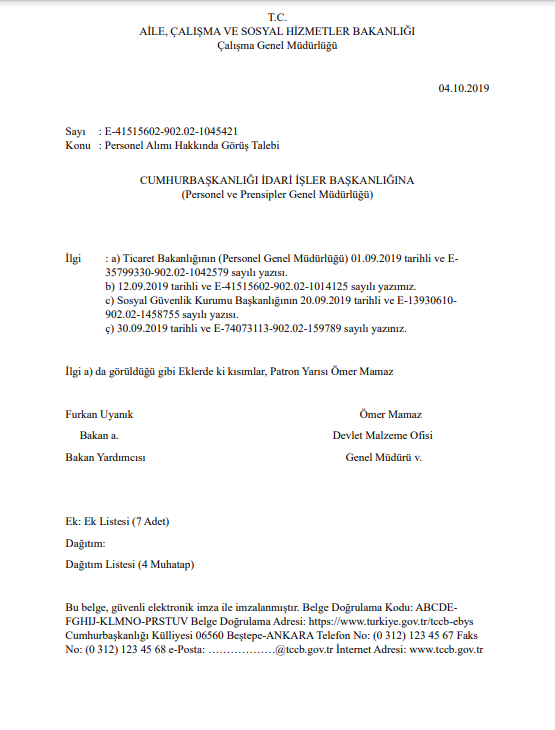
#> input picture deneme.png, 555 x 730 px
$ python -i table_structure_processor.py   (imports and definitions only)
#> lines starting #> are read from the running program, lines starting #| are printed output that depends on the picture; after the words box and inside, x2 and y2 are one past the last pixel; in counts of white or black regions, pixels touching at a corner belong together
import os
import cv2
import numpy as np
from PIL import Image
import logging
try:
    from rich.progress import Progress, SpinnerColumn, TextColumn
    HAS_RICH = True
except ImportError:
    HAS_RICH = False

class TableDetector:
    """Görüntülerdeki tabloları tespit eden ve işleyen sınıf."""

    def detect_tables(self, file_path, local=True, debug_dir=None, debug=False):
        """
        Bir görüntüdeki tabloları tespit eder ve kırpar.

        Args:
            file_path: Görüntü dosyasının yolu.
            local: Yerel çalışma modu.
            debug_dir: Hata ayıklama çıktıları için klasör.
            debug: Hata ayıklama bayrağı.

        Returns:
            list: Kırpılmış tablo görüntüleri listesi.
        """
#> called with file_path = 'deneme.png', local = True, debug = False
        try:
            # Görüntüyü yükle
            image = cv2.imread(file_path)
#> image is the input picture: shape (730, 555, 3); mean B, G, R 247.8, 247.8, 247.8
            if image is None:
                if debug:
                    print(f"Görüntü yüklenemedi: {file_path}")
                return []

            # Görüntüyü gri tonlamaya dönüştür
            gray = cv2.cvtColor(image, cv2.COLOR_BGR2GRAY)

            # Kenarları algıla
            task_description = "Tablo kenarları algılanıyor..."
            def task_call():
                edges = cv2.Canny(gray, 100, 200)
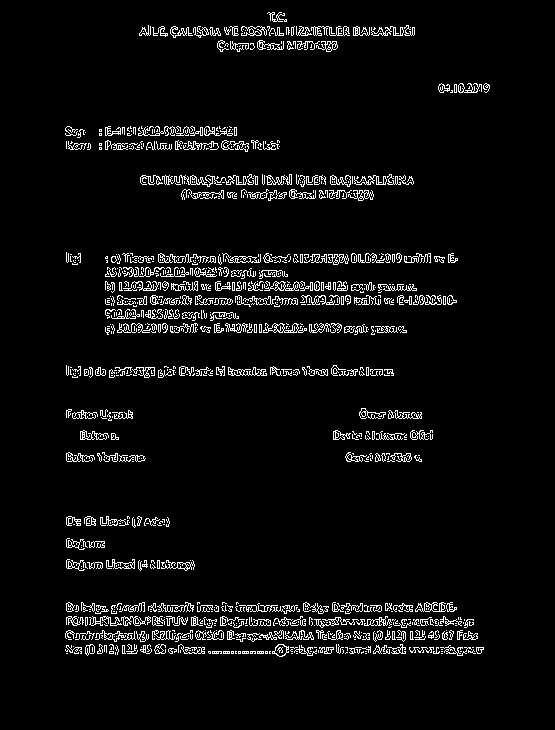
#> edges: shape (730, 555); 4.9% white in thin lines or dots, all inside (x1, y1, x2, y2) = (65, 12, 490, 657)
                return edges
            edges = self.invoke_pipeline_step(task_call, task_description, local)

            # Çizgileri algıla (Hough dönüşümü)
            task_description = "Tablo çizgileri algılanıyor..."
            def task_call():
                lines = cv2.HoughLinesP(edges, 1, np.pi/180, threshold=100, minLineLength=100, maxLineGap=10)
#> lines = 80 rows, first 6: [66, 619, 473, 619], [68, 639, 475, 639], [66, 651, 481, 651], [184, 653, 405, 653], [67, 611, 453, 611], [106, 304, 451, 304]
                return lines
            lines = self.invoke_pipeline_step(task_call, task_description, local)
#> in invoke_pipeline_step (call 2), `ret = task_call()`: ret has the same summary as lines in task_call

            if lines is None:
                if debug:
                    print("Çizgi bulunamadı.")
                return []

            # Görüntü boyutlarını al
            height, width = gray.shape
#> height = 730; width = 555

            # Yatay ve dikey çizgileri ayır
            horizontal_lines = []
            vertical_lines = []
            for line in lines:
                x1, y1, x2, y2 = line[0]
                if abs(x2 - x1) > abs(y2 - y1):  # Yatay çizgi
                    horizontal_lines.append((x1, y1, x2, y2))
                else:  # Dikey çizgi
                    vertical_lines.append((x1, y1, x2, y2))
#> this loop made 80 passes
#> (x1, y1, x2, y2) on passes 1 to 12: (66, 619, 473, 619), (68, 639, 475, 639), (66, 651, 481, 651), (184, 653, 405, 653), (67, 611, 453, 611), (106, 304, 451, 304), (332, 605, 449, 605), (105, 302, 456, 302), (191, 625, 333, 625), (106, 262, 454, 262), (66, 623, 473, 623), (65, 637, 477, 637)
#> after the loop, horizontal_lines = 80 items, first 6: (66, 619, 473, 619), (68, 639, 475, 639), (66, 651, 481, 651), (184, 653, 405, 653), (67, 611, 453, 611), (106, 304, 451, 304); vertical_lines = []

            # Tablo sınırlarını belirle (basit yaklaşım)
            def find_table_boundaries():
                if not horizontal_lines or not vertical_lines:
                    return None

                # En soldaki ve en sağdaki dikey çizgiler
                min_x = width
                max_x = 0
                for x1, y1, x2, y2 in vertical_lines:
                    min_x = min(min_x, min(x1, x2))
                    max_x = max(max_x, max(x1, x2))

                # En üstteki ve en alttaki yatay çizgiler
                min_y = height
                max_y = 0
                for x1, y1, x2, y2 in horizontal_lines:
                    min_y = min(min_y, min(y1, y2))
                    max_y = max(max_y, max(y1, y2))

                # Çok küçük alanları filtreleme
                if max_x - min_x < width * 0.1 or max_y - min_y < height * 0.1:
                    return None

                return [min_x, min_y, max_x, max_y]

            task_description = "Tablo sınırları belirleniyor..."
            table_boundaries = self.invoke_pipeline_step(find_table_boundaries, task_description, local)

            if not table_boundaries:
                if debug:
                    print("Tablo sınırları belirlenemedi.")
                return []

            # Tabloyu kırp
            min_x, min_y, max_x, max_y = table_boundaries
            # Sınırları genişlet
            padding = 10
            min_x = max(0, min_x - padding)
            min_y = max(0, min_y - padding)
            max_x = min(width, max_x + padding)
            max_y = min(height, max_y + padding)

            table_image = image[min_y:max_y, min_x:max_x]

            # Kırpılmış görüntüyü PIL formatına dönüştür ve kaydet
            table_image_pil = Image.fromarray(cv2.cvtColor(table_image, cv2.COLOR_BGR2RGB))

            # Hata ayıklama için görüntüleri kaydet
            if debug and debug_dir:
                task_description = "Hata ayıklama görüntüleri kaydediliyor..."
                def save_debug_images():
                    # Orijinal görüntü
                    original = Image.fromarray(cv2.cvtColor(image, cv2.COLOR_BGR2RGB))
                    original.save(os.path.join(debug_dir, "original.png"))

                    # Kenarlar
                    edges_img = Image.fromarray(edges)
                    edges_img.save(os.path.join(debug_dir, "edges.png"))

                    # Tablo
                    table_image_pil.save(os.path.join(debug_dir, "table.png"))

                self.invoke_pipeline_step(save_debug_images, task_description, local)

            return [table_image_pil]

        except Exception as e:
            logging.error(f"Tablo algılama hatası: {e}")
            return []

    @staticmethod
    def invoke_pipeline_step(task_call, task_description, local):
        """
        Boru hattı adımını çağırır ve görsel ilerleme gösterir.

        Args:
            task_call: Çağrılacak görev fonksiyonu.
            task_description: Görev açıklaması.
            local: Yerel çalışma modu.

        Returns:
            Görev çağrısının sonucu.
        """
        if local and HAS_RICH:
            with Progress(
                    SpinnerColumn(),
                    TextColumn("[progress.description]{task.description}"),
                    transient=False,
            ) as progress:
                progress.add_task(description=task_description, total=None)
                ret = task_call()
        else:
            print(task_description)
            ret = task_call()

        return ret

>>> result = TableDetector().detect_tables('deneme.png')

$ run again, on fatura.png
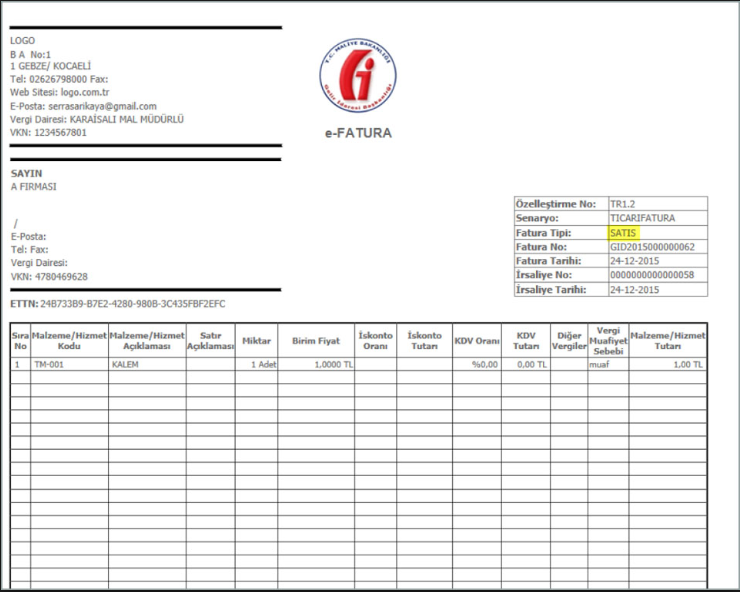
#> input picture fatura.png, 740 x 592 px
#> in detect_tables, image is the input picture: shape (592, 740, 3); mean B, G, R 239.3, 239.5, 239.8
#> in task_call, `edges = cv2.Canny(gray, 100, 200)`:
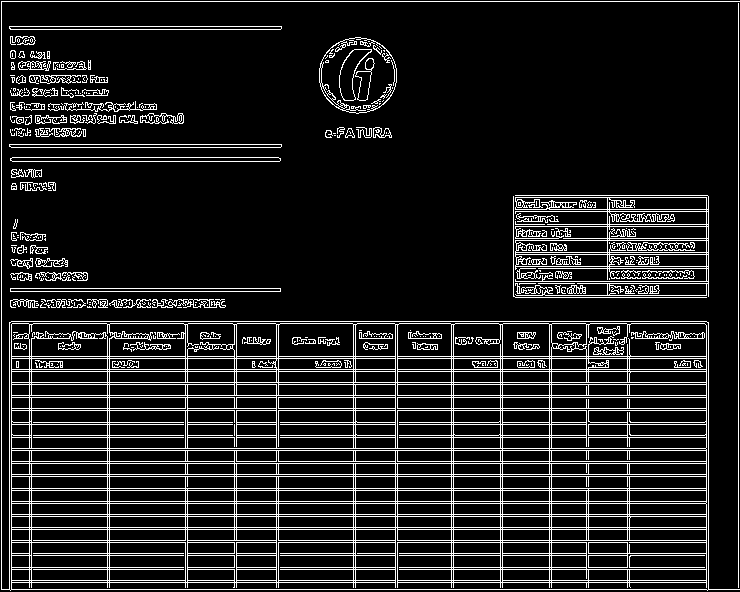
#> edges: shape (592, 740); 12.2% white in thin lines or dots
#> in task_call, `lines = cv2.HoughLinesP(edges, 1, np.pi/180, threshold=100, minLineLen..`: lines = 108 rows, first 6: [1, 589, 739, 589], [1, 488, 708, 488], [1, 529, 708, 529], [1, 395, 708, 395], [1, 424, 708, 424], [1, 356, 708, 356]
#> ret has the same summary as lines in task_call
#> the loop in detect_tables, `for line in lines:` made 108 passes
#> after the loop in detect_tables, `for line in lines:`: horizontal_lines = 77 items, first 6: (1, 589, 739, 589), (1, 488, 708, 488), (1, 529, 708, 529), (1, 395, 708, 395), (1, 424, 708, 424), (1, 356, 708, 356); vertical_lines = 31 items, first 6: (738, 587, 738, 3), (1, 588, 1, 2), (708, 588, 708, 322), (706, 587, 706, 325), (549, 587, 549, 324), (551, 297, 551, 195)
#> the loop in find_table_boundaries, `for x1, y1, x2, y2 in vertical_lines:` made 31 passes
#> (x1, y1, x2, y2, min_x) on passes 1 to 8: (738, 587, 738, 3, 738), (1, 588, 1, 2, 1), (708, 588, 708, 322, 1), (706, 587, 706, 325, 1), (549, 587, 549, 324, 1), (551, 297, 551, 195, 1), (11, 588, 11, 324, 1), (31, 587, 31, 324, 1)
#> the loop in find_table_boundaries, `for x1, y1, x2, y2 in horizontal_lines:` made 77 passes
#> (x1, y1, x2, y2, min_y) on passes 1 to 8: (1, 589, 739, 589, 589), (1, 488, 708, 488, 488), (1, 529, 708, 529, 488), (1, 395, 708, 395, 395), (1, 424, 708, 424, 395), (1, 356, 708, 356, 356), (1, 369, 708, 369, 356), (1, 501, 708, 501, 356)
#> table_boundaries = [1, 1, 738, 589]
#> in detect_tables, `min_x, min_y, max_x, max_y = table_boundaries`: min_x = 1; max_x = 738; max_y = 589
#> in detect_tables, `min_x = max(0, min_x - padding)`: min_x = 0
#> in detect_tables, `max_x = min(width, max_x + padding)`: max_x = 740
#> in detect_tables, `max_y = min(height, max_y + padding)`: max_y = 592
#> result = 1 item
